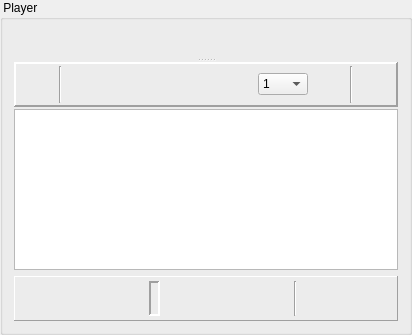
        <widget class="QGroupBox" name="groupPlayer">
         <property name="title">
          <string> Player </string>
         </property>
         <layout class="QVBoxLayout" name="verticalLayout_5">
          <item>
           <widget class="QSplitter" name="hSplitterPlayer">
            <property name="styleSheet">
             <string notr="true">QSplitter#hSplitterPlayer::handle {
   image: url(:/png/h_split);
}

QSplitter#hSplitterPlayer::handle:horizontal {
   width: 5px;
}

QSplitter#hSplitterPlayer::handle:vertical {
   height: 5px;
}

QSplitter#hSplitterPlayer::handle:hover {
   image: url(:/png/h_split_hover);
}

QSplitter#hSplitterPlayer::handle:pressed {
   image: url(:/png/h_split_pressed);
}
</string>
            </property>
            <property name="orientation">
             <enum>Qt::Vertical</enum>
            </property>
            <widget class="CPlayer" name="player" native="true"/>
            <widget class="QWidget" name="layoutWidget">
             <layout class="QVBoxLayout" name="vLayoutPlayInfo" stretch="0,80">
              <property name="spacing">
               <number>2</number>
              </property>
              <item>
               <widget class="QFrame" name="frameTimerInfo">
                <property name="minimumSize">
                 <size>
                  <width>0</width>
                  <height>45</height>
                 </size>
                </property>
                <property name="styleSheet">
                 <string notr="true">QFrame#frameTimerInfo {
background-color: qlineargradient(spread:pad, x1:0, y1:0, x2:0, y2:1, stop:0 #ccc, 	stop:0.7 #555, stop:1 #bbb);
border-left: 1px solid #eee;
border-right: 1px solid #666;
border-bottom: 1px solid #666;
border-top: 0px;
};</string>
                </property>
                <property name="frameShape">
                 <enum>QFrame::Panel</enum>
                </property>
                <property name="frameShadow">
                 <enum>QFrame::Raised</enum>
                </property>
                <property name="lineWidth">
                 <number>2</number>
                </property>
                <layout class="QHBoxLayout" name="horizontalLayout_2">
                 <property name="spacing">
                  <number>4</number>
                 </property>
                 <property name="leftMargin">
                  <number>5</number>
                 </property>
                 <property name="topMargin">
                  <number>2</number>
                 </property>
                 <property name="rightMargin">
                  <number>5</number>
                 </property>
                 <property name="bottomMargin">
                  <number>2</number>
                 </property>
                 <item>
                  <widget class="QPushButton" name="pushLive">
                   <property name="maximumSize">
                    <size>
                     <width>34</width>
                     <height>34</height>
                    </size>
                   </property>
                   <property name="toolTip">
                    <string>Show Live!</string>
                   </property>
                   <property name="text">
                    <string/>
                   </property>
                   <property name="icon">
                    <iconset resource="../vlc-record.qrc">
                     <normaloff>:/app/live</normaloff>:/app/live</iconset>
                   </property>
                   <property name="iconSize">
                    <size>
                     <width>32</width>
                     <height>32</height>
                    </size>
                   </property>
                   <property name="flat">
                    <bool>true</bool>
                   </property>
                  </widget>
                 </item>
                 <item>
                  <widget class="Line" name="line_4">
                   <property name="orientation">
                    <enum>Qt::Vertical</enum>
                   </property>
                  </widget>
                 </item>
                 <item>
                  <widget class="QPushButton" name="pushPlay">
                   <property name="maximumSize">
                    <size>
                     <width>34</width>
                     <height>34</height>
                    </size>
                   </property>
                   <property name="toolTip">
                    <string>Play selected Channel</string>
                   </property>
                   <property name="text">
                    <string/>
                   </property>
                   <property name="icon">
                    <iconset resource="../common.qrc">
                     <normaloff>:/app/play</normaloff>:/app/play</iconset>
                   </property>
                   <property name="iconSize">
                    <size>
                     <width>32</width>
                     <height>32</height>
                    </size>
                   </property>
                   <property name="autoDefault">
                    <bool>false</bool>
                   </property>
                   <property name="flat">
                    <bool>true</bool>
                   </property>
                  </widget>
                 </item>
                 <item>
                  <widget class="QPushButton" name="pushRecord">
                   <property name="maximumSize">
                    <size>
                     <width>34</width>
                     <height>34</height>
                    </size>
                   </property>
                   <property name="toolTip">
                    <string>Record selected Channel</string>
                   </property>
                   <property name="text">
                    <string/>
                   </property>
                   <property name="icon">
                    <iconset resource="../common.qrc">
                     <normaloff>:/app/record</normaloff>:/app/record</iconset>
                   </property>
                   <property name="iconSize">
                    <size>
                     <width>32</width>
                     <height>32</height>
                    </size>
                   </property>
                   <property name="autoDefault">
                    <bool>false</bool>
                   </property>
                   <property name="flat">
                    <bool>true</bool>
                   </property>
                  </widget>
                 </item>
                 <item>
                  <widget class="QPushButton" name="pushStop">
                   <property name="enabled">
                    <bool>false</bool>
                   </property>
                   <property name="minimumSize">
                    <size>
                     <width>0</width>
                     <height>0</height>
                    </size>
                   </property>
                   <property name="maximumSize">
                    <size>
                     <width>34</width>
                     <height>34</height>
                    </size>
                   </property>
                   <property name="toolTip">
                    <string>Stop VLC ...</string>
                   </property>
                   <property name="text">
                    <string/>
                   </property>
                   <property name="icon">
                    <iconset resource="../common.qrc">
                     <normaloff>:/app/stop</normaloff>:/app/stop</iconset>
                   </property>
                   <property name="iconSize">
                    <size>
                     <width>32</width>
                     <height>32</height>
                    </size>
                   </property>
                   <property name="autoDefault">
                    <bool>false</bool>
                   </property>
                   <property name="flat">
                    <bool>true</bool>
                   </property>
                  </widget>
                 </item>
                 <item>
                  <spacer name="horizontalSpacer_4">
                   <property name="orientation">
                    <enum>Qt::Horizontal</enum>
                   </property>
                   <property name="sizeHint" stdset="0">
                    <size>
                     <width>40</width>
                     <height>20</height>
                    </size>
                   </property>
                  </spacer>
                 </item>
                 <item>
                  <widget class="QPushButton" name="pushBwd">
                   <property name="enabled">
                    <bool>false</bool>
                   </property>
                   <property name="maximumSize">
                    <size>
                     <width>34</width>
                     <height>34</height>
                    </size>
                   </property>
                   <property name="toolTip">
                    <string>Jump Backward</string>
                   </property>
                   <property name="text">
                    <string/>
                   </property>
                   <property name="icon">
                    <iconset resource="../common.qrc">
                     <normaloff>:/app/bwd</normaloff>:/app/bwd</iconset>
                   </property>
                   <property name="iconSize">
                    <size>
                     <width>32</width>
                     <height>32</height>
                    </size>
                   </property>
                   <property name="flat">
                    <bool>true</bool>
                   </property>
                  </widget>
                 </item>
                 <item>
                  <widget class="QComboBox" name="cbxTimeJumpVal">
                   <property name="minimumSize">
                    <size>
                     <width>50</width>
                     <height>0</height>
                    </size>
                   </property>
                   <property name="toolTip">
                    <string>Time Jump Value in minutes</string>
                   </property>
                   <item>
                    <property name="text">
                     <string>1</string>
                    </property>
                   </item>
                   <item>
                    <property name="text">
                     <string>2</string>
                    </property>
                   </item>
                   <item>
                    <property name="text">
                     <string>3</string>
                    </property>
                   </item>
                   <item>
                    <property name="text">
                     <string>4</string>
                    </property>
                   </item>
                   <item>
                    <property name="text">
                     <string>5</string>
                    </property>
                   </item>
                   <item>
                    <property name="text">
                     <string>10</string>
                    </property>
                   </item>
                  </widget>
                 </item>
                 <item>
                  <widget class="QPushButton" name="pushFwd">
                   <property name="enabled">
                    <bool>false</bool>
                   </property>
                   <property name="maximumSize">
                    <size>
                     <width>34</width>
                     <height>34</height>
                    </size>
                   </property>
                   <property name="toolTip">
                    <string>Jump Forward</string>
                   </property>
                   <property name="text">
                    <string/>
                   </property>
                   <property name="icon">
                    <iconset resource="../common.qrc">
                     <normaloff>:/app/fwd</normaloff>:/app/fwd</iconset>
                   </property>
                   <property name="iconSize">
                    <size>
                     <width>32</width>
                     <height>32</height>
                    </size>
                   </property>
                   <property name="flat">
                    <bool>true</bool>
                   </property>
                  </widget>
                 </item>
                 <item>
                  <widget class="Line" name="line_2">
                   <property name="orientation">
                    <enum>Qt::Vertical</enum>
                   </property>
                  </widget>
                 </item>
                 <item>
                  <widget class="QPushButton" name="pushTimerRec">
                   <property name="maximumSize">
                    <size>
                     <width>34</width>
                     <height>34</height>
                    </size>
                   </property>
                   <property name="toolTip">
                    <string>Timer Record</string>
                   </property>
                   <property name="text">
                    <string/>
                   </property>
                   <property name="icon">
                    <iconset resource="../common.qrc">
                     <normaloff>:/app/timerrec</normaloff>:/app/timerrec</iconset>
                   </property>
                   <property name="iconSize">
                    <size>
                     <width>32</width>
                     <height>32</height>
                    </size>
                   </property>
                   <property name="autoDefault">
                    <bool>false</bool>
                   </property>
                   <property name="flat">
                    <bool>true</bool>
                   </property>
                  </widget>
                 </item>
                </layout>
               </widget>
              </item>
              <item>
               <widget class="CEpgBrowser" name="textEpgShort">
                <property name="whatsThis">
                 <string>Short EPG</string>
                </property>
               </widget>
              </item>
             </layout>
            </widget>
           </widget>
          </item>
          <item>
           <widget class="QFrame" name="frameProgBtns">
            <property name="minimumSize">
             <size>
              <width>0</width>
              <height>45</height>
             </size>
            </property>
            <property name="styleSheet">
             <string notr="true">QFrame#frameProgBtns {
background-color: qlineargradient(spread:pad, x1:0, y1:0, x2:0, y2:1, stop:0 #ccc, 	stop:0.7 #555, stop:1 #bbb);
border-left: 1px solid #eee;
border-right: 1px solid #666;
border-bottom: 1px solid #666;
border-top: 0px;
};</string>
            </property>
            <property name="frameShape">
             <enum>QFrame::Panel</enum>
            </property>
            <property name="frameShadow">
             <enum>QFrame::Raised</enum>
            </property>
            <property name="lineWidth">
             <number>1</number>
            </property>
            <layout class="QHBoxLayout" name="horizontalLayout">
             <property name="spacing">
              <number>4</number>
             </property>
             <property name="margin">
              <number>4</number>
             </property>
             <item>
              <spacer name="horizontalSpacer">
               <property name="orientation">
                <enum>Qt::Horizontal</enum>
               </property>
               <property name="sizeHint" stdset="0">
                <size>
                 <width>40</width>
                 <height>20</height>
                </size>
               </property>
              </spacer>
             </item>
             <item>
              <widget class="CLCDDisplay" name="labState">
               <property name="frameShape">
                <enum>QFrame::Panel</enum>
               </property>
               <property name="frameShadow">
                <enum>QFrame::Sunken</enum>
               </property>
               <property name="lineWidth">
                <number>2</number>
               </property>
               <property name="text">
                <string/>
               </property>
               <property name="pixmap">
                <pixmap resource="../lcd.qrc">:/lcd/blank</pixmap>
               </property>
               <property name="alignment">
                <set>Qt::AlignRight|Qt::AlignTrailing|Qt::AlignVCenter</set>
               </property>
              </widget>
             </item>
             <item>
              <spacer name="horizontalSpacer_3">
               <property name="orientation">
                <enum>Qt::Horizontal</enum>
               </property>
               <property name="sizeHint" stdset="0">
                <size>
                 <width>40</width>
                 <height>20</height>
                </size>
               </property>
              </spacer>
             </item>
             <item>
              <widget class="Line" name="line">
               <property name="orientation">
                <enum>Qt::Vertical</enum>
               </property>
              </widget>
             </item>
             <item>
              <widget class="QPushButton" name="pushSettings">
               <property name="minimumSize">
                <size>
                 <width>28</width>
                 <height>28</height>
                </size>
               </property>
               <property name="maximumSize">
                <size>
                 <width>28</width>
                 <height>28</height>
                </size>
               </property>
               <property name="toolTip">
                <string>Settings</string>
               </property>
               <property name="text">
                <string/>
               </property>
               <property name="icon">
                <iconset resource="../common.qrc">
                 <normaloff>:/app/settings</normaloff>:/app/settings</iconset>
               </property>
               <property name="iconSize">
                <size>
                 <width>24</width>
                 <height>24</height>
                </size>
               </property>
               <property name="autoDefault">
                <bool>false</bool>
               </property>
               <property name="flat">
                <bool>true</bool>
               </property>
              </widget>
             </item>
             <item>
              <widget class="QPushButton" name="pushAbout">
               <property name="minimumSize">
                <size>
                 <width>28</width>
                 <height>28</height>
                </size>
               </property>
               <property name="maximumSize">
                <size>
                 <width>28</width>
                 <height>28</height>
                </size>
               </property>
               <property name="toolTip">
                <string>About ...</string>
               </property>
               <property name="text">
                <string/>
               </property>
               <property name="icon">
                <iconset resource="../common.qrc">
                 <normaloff>:/app/info</normaloff>:/app/info</iconset>
               </property>
               <property name="iconSize">
                <size>
                 <width>24</width>
                 <height>24</height>
                </size>
               </property>
               <property name="autoDefault">
                <bool>false</bool>
               </property>
               <property name="flat">
                <bool>true</bool>
               </property>
              </widget>
             </item>
             <item>
              <widget class="QPushButton" name="pushQuit">
               <property name="minimumSize">
                <size>
                 <width>28</width>
                 <height>28</height>
                </size>
               </property>
               <property name="maximumSize">
                <size>
                 <width>28</width>
                 <height>28</height>
                </size>
               </property>
               <property name="toolTip">
                <string>Quit</string>
               </property>
               <property name="text">
                <string/>
               </property>
               <property name="icon">
                <iconset resource="../common.qrc">
                 <normaloff>:/app/quit</normaloff>:/app/quit</iconset>
               </property>
               <property name="iconSize">
                <size>
                 <width>24</width>
                 <height>24</height>
                </size>
               </property>
               <property name="autoDefault">
                <bool>false</bool>
               </property>
               <property name="flat">
                <bool>true</bool>
               </property>
              </widget>
             </item>
            </layout>
           </widget>
          </item>
         </layout>
        </widget>
